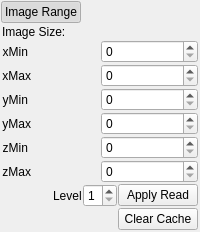
             <widget class="QWidget" name="widget_2" native="true">
              <property name="sizePolicy">
               <sizepolicy hsizetype="Preferred" vsizetype="Fixed">
                <horstretch>0</horstretch>
                <verstretch>0</verstretch>
               </sizepolicy>
              </property>
              <layout class="QGridLayout" name="gridLayout_2">
               <property name="leftMargin">
                <number>1</number>
               </property>
               <property name="topMargin">
                <number>1</number>
               </property>
               <property name="rightMargin">
                <number>1</number>
               </property>
               <property name="bottomMargin">
                <number>1</number>
               </property>
               <property name="spacing">
                <number>1</number>
               </property>
               <item row="0" column="0" alignment="Qt::AlignLeft">
                <widget class="QPushButton" name="pushButton">
                 <property name="text">
                  <string>Image Range</string>
                 </property>
                 <property name="icon">
                  <iconset resource="../sparsetracer.qrc">
                   <normaloff>:/new/tracer/Resource/plus.png</normaloff>
                   <normalon>:/new/tracer/Resource/minus.png</normalon>:/new/tracer/Resource/plus.png</iconset>
                 </property>
                 <property name="checkable">
                  <bool>true</bool>
                 </property>
                 <property name="checked">
                  <bool>true</bool>
                 </property>
                 <property name="flat">
                  <bool>true</bool>
                 </property>
                </widget>
               </item>
               <item row="1" column="0">
                <widget class="QWidget" name="widget" native="true">
                 <layout class="QGridLayout" name="gridLayout">
                  <property name="leftMargin">
                   <number>1</number>
                  </property>
                  <property name="topMargin">
                   <number>1</number>
                  </property>
                  <property name="rightMargin">
                   <number>1</number>
                  </property>
                  <property name="bottomMargin">
                   <number>1</number>
                  </property>
                  <property name="spacing">
                   <number>1</number>
                  </property>
                  <item row="0" column="0" alignment="Qt::AlignLeft">
                   <widget class="QLabel" name="imageRangeLabel">
                    <property name="minimumSize">
                     <size>
                      <width>0</width>
                      <height>10</height>
                     </size>
                    </property>
                    <property name="text">
                     <string>Image Size:</string>
                    </property>
                   </widget>
                  </item>
                  <item row="1" column="0">
                   <layout class="QHBoxLayout" name="horizontalLayout">
                    <item>
                     <layout class="QVBoxLayout" name="verticalLayout">
                      <item alignment="Qt::AlignLeft">
                       <widget class="QLabel" name="xMinLabel">
                        <property name="sizePolicy">
                         <sizepolicy hsizetype="Preferred" vsizetype="Preferred">
                          <horstretch>0</horstretch>
                          <verstretch>0</verstretch>
                         </sizepolicy>
                        </property>
                        <property name="minimumSize">
                         <size>
                          <width>0</width>
                          <height>0</height>
                         </size>
                        </property>
                        <property name="maximumSize">
                         <size>
                          <width>16777215</width>
                          <height>16777215</height>
                         </size>
                        </property>
                        <property name="text">
                         <string>xMin</string>
                        </property>
                        <property name="alignment">
                         <set>Qt::AlignRight|Qt::AlignTrailing|Qt::AlignVCenter</set>
                        </property>
                       </widget>
                      </item>
                      <item alignment="Qt::AlignLeft">
                       <widget class="QLabel" name="xMaxLabel">
                        <property name="sizePolicy">
                         <sizepolicy hsizetype="Preferred" vsizetype="Preferred">
                          <horstretch>0</horstretch>
                          <verstretch>0</verstretch>
                         </sizepolicy>
                        </property>
                        <property name="text">
                         <string>xMax</string>
                        </property>
                        <property name="alignment">
                         <set>Qt::AlignRight|Qt::AlignTrailing|Qt::AlignVCenter</set>
                        </property>
                       </widget>
                      </item>
                      <item alignment="Qt::AlignLeft">
                       <widget class="QLabel" name="yMinLabel">
                        <property name="sizePolicy">
                         <sizepolicy hsizetype="Preferred" vsizetype="Preferred">
                          <horstretch>0</horstretch>
                          <verstretch>0</verstretch>
                         </sizepolicy>
                        </property>
                        <property name="text">
                         <string>yMin</string>
                        </property>
                        <property name="alignment">
                         <set>Qt::AlignRight|Qt::AlignTrailing|Qt::AlignVCenter</set>
                        </property>
                       </widget>
                      </item>
                      <item alignment="Qt::AlignLeft">
                       <widget class="QLabel" name="yMaxLabel">
                        <property name="sizePolicy">
                         <sizepolicy hsizetype="Preferred" vsizetype="Preferred">
                          <horstretch>0</horstretch>
                          <verstretch>0</verstretch>
                         </sizepolicy>
                        </property>
                        <property name="text">
                         <string>yMax</string>
                        </property>
                        <property name="alignment">
                         <set>Qt::AlignRight|Qt::AlignTrailing|Qt::AlignVCenter</set>
                        </property>
                       </widget>
                      </item>
                      <item alignment="Qt::AlignLeft">
                       <widget class="QLabel" name="zMinLabel">
                        <property name="sizePolicy">
                         <sizepolicy hsizetype="Preferred" vsizetype="Preferred">
                          <horstretch>0</horstretch>
                          <verstretch>0</verstretch>
                         </sizepolicy>
                        </property>
                        <property name="text">
                         <string>zMin</string>
                        </property>
                        <property name="alignment">
                         <set>Qt::AlignRight|Qt::AlignTrailing|Qt::AlignVCenter</set>
                        </property>
                       </widget>
                      </item>
                      <item alignment="Qt::AlignLeft">
                       <widget class="QLabel" name="zMaxLabel">
                        <property name="sizePolicy">
                         <sizepolicy hsizetype="Preferred" vsizetype="Preferred">
                          <horstretch>0</horstretch>
                          <verstretch>0</verstretch>
                         </sizepolicy>
                        </property>
                        <property name="text">
                         <string>zMax</string>
                        </property>
                        <property name="alignment">
                         <set>Qt::AlignRight|Qt::AlignTrailing|Qt::AlignVCenter</set>
                        </property>
                       </widget>
                      </item>
                     </layout>
                    </item>
                    <item>
                     <layout class="QVBoxLayout" name="verticalLayout_2">
                      <item>
                       <widget class="QSpinBox" name="xMinspinBox">
                        <property name="sizePolicy">
                         <sizepolicy hsizetype="Preferred" vsizetype="Preferred">
                          <horstretch>0</horstretch>
                          <verstretch>0</verstretch>
                         </sizepolicy>
                        </property>
                        <property name="minimumSize">
                         <size>
                          <width>0</width>
                          <height>0</height>
                         </size>
                        </property>
                        <property name="maximum">
                         <number>100000</number>
                        </property>
                       </widget>
                      </item>
                      <item>
                       <widget class="QSpinBox" name="xMaxspinBox">
                        <property name="sizePolicy">
                         <sizepolicy hsizetype="Preferred" vsizetype="Preferred">
                          <horstretch>0</horstretch>
                          <verstretch>0</verstretch>
                         </sizepolicy>
                        </property>
                        <property name="maximum">
                         <number>100000</number>
                        </property>
                       </widget>
                      </item>
                      <item>
                       <widget class="QSpinBox" name="yMinspinBox">
                        <property name="sizePolicy">
                         <sizepolicy hsizetype="Preferred" vsizetype="Preferred">
                          <horstretch>0</horstretch>
                          <verstretch>0</verstretch>
                         </sizepolicy>
                        </property>
                        <property name="maximum">
                         <number>100000</number>
                        </property>
                       </widget>
                      </item>
                      <item>
                       <widget class="QSpinBox" name="yMaxspinBox">
                        <property name="sizePolicy">
                         <sizepolicy hsizetype="Preferred" vsizetype="Preferred">
                          <horstretch>0</horstretch>
                          <verstretch>0</verstretch>
                         </sizepolicy>
                        </property>
                        <property name="maximum">
                         <number>100000</number>
                        </property>
                       </widget>
                      </item>
                      <item>
                       <widget class="QSpinBox" name="zMinspinBox">
                        <property name="sizePolicy">
                         <sizepolicy hsizetype="Preferred" vsizetype="Preferred">
                          <horstretch>0</horstretch>
                          <verstretch>0</verstretch>
                         </sizepolicy>
                        </property>
                        <property name="maximum">
                         <number>100000</number>
                        </property>
                       </widget>
                      </item>
                      <item>
                       <widget class="QSpinBox" name="zMaxspinBox">
                        <property name="sizePolicy">
                         <sizepolicy hsizetype="Preferred" vsizetype="Preferred">
                          <horstretch>0</horstretch>
                          <verstretch>0</verstretch>
                         </sizepolicy>
                        </property>
                        <property name="maximum">
                         <number>100000</number>
                        </property>
                       </widget>
                      </item>
                     </layout>
                    </item>
                   </layout>
                  </item>
                  <item row="2" column="0">
                   <layout class="QHBoxLayout" name="horizontalLayout_2">
                    <item>
                     <spacer name="horizontalSpacer_2">
                      <property name="orientation">
                       <enum>Qt::Horizontal</enum>
                      </property>
                      <property name="sizeHint" stdset="0">
                       <size>
                        <width>40</width>
                        <height>20</height>
                       </size>
                      </property>
                     </spacer>
                    </item>
                    <item>
                     <widget class="QLabel" name="label_3">
                      <property name="text">
                       <string>Level</string>
                      </property>
                     </widget>
                    </item>
                    <item>
                     <widget class="QSpinBox" name="levelSpinBox">
                      <property name="minimum">
                       <number>1</number>
                      </property>
                      <property name="maximum">
                       <number>8</number>
                      </property>
                     </widget>
                    </item>
                    <item>
                     <widget class="QPushButton" name="applyImageReadButton">
                      <property name="text">
                       <string>Apply Read</string>
                      </property>
                     </widget>
                    </item>
                   </layout>
                  </item>
                  <item row="3" column="0">
                   <layout class="QHBoxLayout" name="horizontalLayout_3">
                    <item>
                     <spacer name="horizontalSpacer_4">
                      <property name="orientation">
                       <enum>Qt::Horizontal</enum>
                      </property>
                      <property name="sizeHint" stdset="0">
                       <size>
                        <width>40</width>
                        <height>20</height>
                       </size>
                      </property>
                     </spacer>
                    </item>
                    <item>
                     <widget class="QPushButton" name="action_ClearCache_Button">
                      <property name="text">
                       <string>Clear Cache</string>
                      </property>
                     </widget>
                    </item>
                   </layout>
                  </item>
                 </layout>
                </widget>
               </item>
              </layout>
             </widget>
